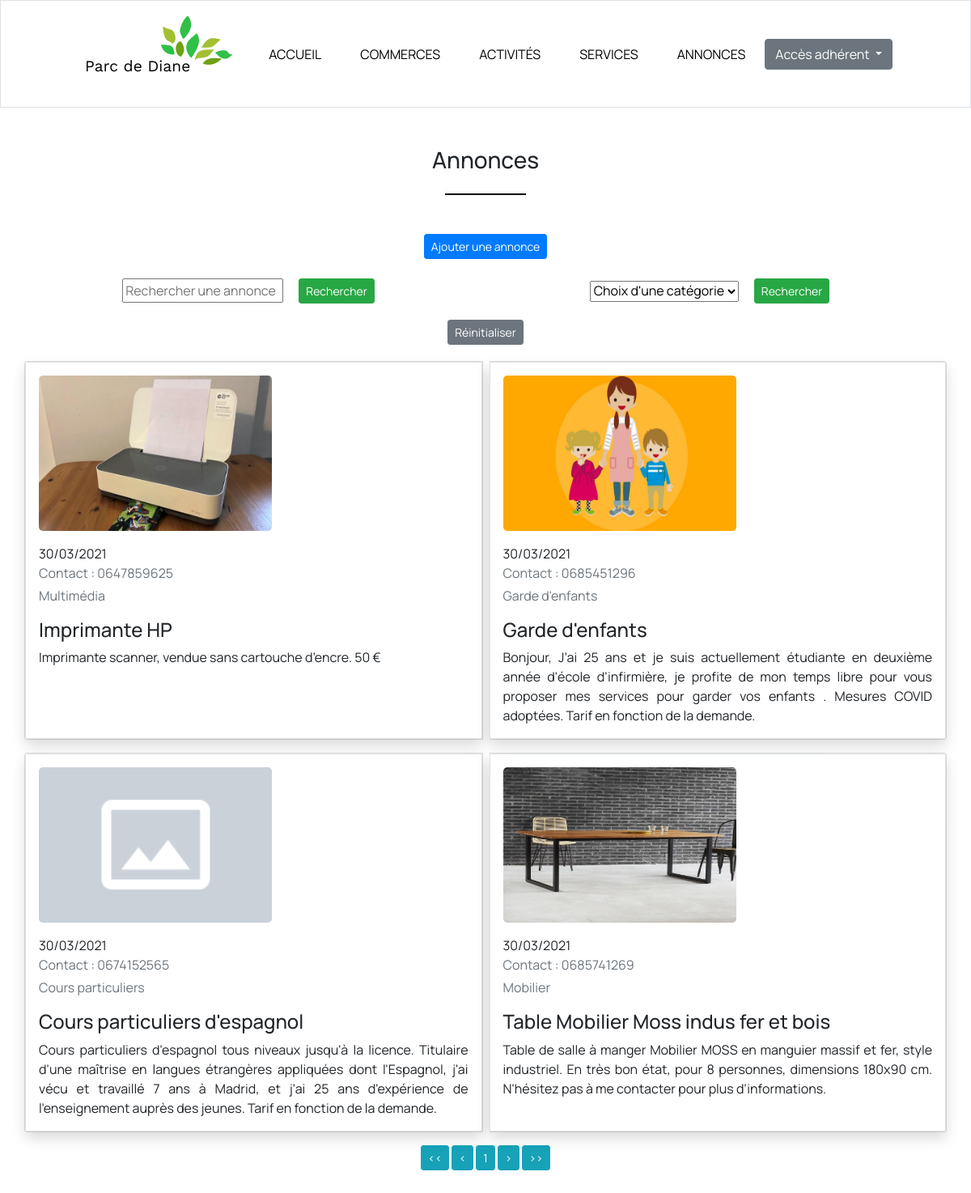
The page /Views/list_announces.php?page=1 (signed in) on the database its author committed.
### tables this page shows
CREATE TABLE IF NOT EXISTS `announces` (
  `announce_id` int NOT NULL AUTO_INCREMENT,
  `announce_title` varchar(100) NOT NULL,
  `announce_picture` varchar(255) DEFAULT NULL,
  `announce_description` varchar(2000) NOT NULL,
  `announce_update_date` datetime NOT NULL,
  `user_id` int NOT NULL,
  `announce_category_id` int NOT NULL,
  PRIMARY KEY (`announce_id`),
  KEY `Announces_Users_FK` (`user_id`),
  KEY `Announces_Announce_categories0_FK` (`announce_category_id`)
);

CREATE TABLE IF NOT EXISTS `users` (
  `user_id` int NOT NULL AUTO_INCREMENT,
  `user_lastname` varchar(100) NOT NULL,
  `user_firstname` varchar(100) NOT NULL,
  `user_tel` varchar(50) NOT NULL,
  `user_mail` varchar(255) NOT NULL,
  `user_password` varchar(60) NOT NULL,
  `user_status_id` int NOT NULL DEFAULT '2',
  `username_id` int NOT NULL,
  PRIMARY KEY (`user_id`),
  KEY `Users_Users_status_FK` (`user_status_id`),
  KEY `Users_Usernames0_FK` (`username_id`)
);

CREATE TABLE IF NOT EXISTS `announce_categories` (
  `announce_category_id` int NOT NULL AUTO_INCREMENT,
  `announce_category_name` varchar(255) NOT NULL,
  PRIMARY KEY (`announce_category_id`)
);

### Models/Database.php (called while the page is built, shortened)
<?php
class Database {
    private $db;
    public function getDb()
    {
        return $this->db;
    }
    public function setDb($db)
    {
        $this->db = $db;
        return $this;
    }
}

### Controllers/list_announces-controller.php (called while the page is built, shortened)
<?php
require "../Models/Database.php";
require "../Models/Announces.php";
$Announces = new Announces();
if (isset($_POST["searchAnnounce"])) {
    $search = htmlspecialchars($_POST["searchAnnounce"]);
    $querySearch =  $search . "%";
    $allAnnouncesInformations = $Announces->searchAnnounce($querySearch);
} else {
    if (!isset($_GET["page"])) {
        header("Location: list_announces.php?page=1");
    } else {
        $regexPage = "/^[0-9]+$/";
        $actualPage = htmlspecialchars($_GET["page"]);
        if (preg_match($regexPage, $actualPage)) {
            $countAnnounces = $Announces->countAnnounces();
            $totalPages = ceil($countAnnounces["countAnnounces"] / 20);
            $startValue = ($actualPage - 1) * 20;
            $allAnnouncesInformations = $Announces->getAnnouncesPaginate($startValue);
        }
    }
}

### Models/Announces.php (called while the page is built, shortened)
<?php
class Announces extends Database
{
    public function countAnnounces() {
        $query = "SELECT COUNT(*) AS `countAnnounces` FROM `Announces`;";
        $buildQuery = parent::getDb()->prepare($query);
        $buildQuery->execute();
        $countPatients = $buildQuery->fetch(PDO::FETCH_ASSOC);
        if (!empty($countPatients)) {
            return $countPatients;
        } else {
            return false;
        }
    }
    public function getAnnouncesPaginate(int $startValue) {
        $query = "SELECT `Announces`.`announce_title`, `Announces`.`announce_picture`, `Announces`.`announce_description`,
        `Announces`.`announce_update_date`, `Users`.`user_tel`, `Announce_categories`.`announce_category_name`, `Announces`.`announce_id`
        FROM `Announces` INNER JOIN `Users`
        ON `Announces`.`user_id` = `Users`.`user_id`
        INNER JOIN `Announce_categories`
        ON `Announce_categories`.`announce_category_id` = `Announces`.`announce_category_id`
        ORDER BY `Announces`.`announce_update_date` DESC
        LIMIT :startValue, 20;";
        $buildQuery = parent::getDb()->prepare($query);
        $buildQuery->bindValue("startValue", $startValue, PDO::PARAM_INT);
        $buildQuery->execute();
        $resultQuery = $buildQuery->fetchAll(PDO::FETCH_ASSOC);
        if (!empty($resultQuery)) {
            return $resultQuery;
        } else {
            return false;
        }
    }
}

### Views/list_announces.php (the view, shortened to what this page needs)
<?php
require "../Controllers/list_announces-controller.php";
?>
<!DOCTYPE html>
<html lang="fr">
<head>
    <link rel="stylesheet" href="https://cdnjs.cloudflare.com/ajax/libs/font-awesome/5.15.1/css/all.min.css" />
    <link rel="stylesheet" href="https://stackpath.bootstrapcdn.com/bootstrap/4.5.2/css/bootstrap.min.css">
    <link rel="stylesheet" href="../Assets/css/style.css">
</head>
<body>
    <?php include "includes/navbar.php"; ?>
    <h3 class="text-center mt-5">Annonces</h3>
    <div class="white-divider mb-5"></div>
    <?php
    if (!isset($_SESSION["user"])) {
    ?>
        <div class="container">
            <div class="alert alert-danger text-center my-3">
                <p>CETTE SECTION EST RESERVEE AUX RESIDENTS DU PARC DE DIANE.</p>
            </div>
        </div>
    <?php
    } else {
    ?>
        <div class="container">
            <div class="text-center mb-4">
                <a href="create_announce.php" class="btn btn-sm btn-primary">Ajouter une annonce</a>
            </div>
            <div class="row mb-3 text-center">
                <div class="col-md-6">
                        <form action="list_announces.php" method="post">
                            <input type="text" placeholder="Rechercher une annonce" name="searchAnnounce">
                            <button type="submit" class="btn btn-success btn-sm mx-3 mb-1">Rechercher</button>
                        </form>
                </div>
                <div class="col-md-6">
                    <form action="list_announces.php?page=1" method="post">
                        <select name="searchAnnounceCategorySelect">
                            <option>Choix d'une catégorie</option>
                        </select>
                        <button type="submit" class="btn btn-success btn-sm mx-3 mb-1">Rechercher</button>
                    </form>
                </div>
            </div>
            <div class="text-center">
                <a href="list_announces.php">
                    <button type="button" class="btn btn-secondary btn-sm mb-1">Réinitialiser</button>
                </a>
            </div>
        </div>
        <div class="container">
            <div class="row ng-scope">
                <?php
                if (!empty($allAnnouncesInformations)) {
                    $currentAnnounce = 1;
                    foreach ($allAnnouncesInformations as $announceValue) {
                        if ($currentAnnounce == 1) {
                ?>
                            <div class="card-group w-100">
                            <?php
                        }
                            ?>
                            <div class="card mt-3 <?= $currentAnnounce == 2 ? "ml-2" : "" ?>">
                                <div class="border shadow h-100">
                                    <div class="row ">
                                        <div class="col-sm-5">
                                            <img class="boxPicture" src="../Assets/img/img-announces/<?= $announceValue["announce_picture"] != 'NULL' ? $announceValue["announce_picture"] : "default.png" ?>">
                                        </div>
                                    </div>
                                    <div class="row">
                                        <div class="col-sm-12">
                                            <p class="value3 px-3 mb-0"><?= strftime("%d/%m/%Y", strtotime($announceValue["announce_update_date"])) ?></p>
                                            <p class="fs-mini text-muted px-3 mb-1">Contact : <?= $announceValue["user_tel"] ?></p>
                                            <p class="fs-mini text-muted px-3"><?= $announceValue["announce_category_name"] ?></p>
                                            <h4 class="search-result-item-heading px-3"><?= $announceValue["announce_title"] ?></h4>
                                            <p class="description px-3 text-justify"><?= $announceValue["announce_description"] ?></p>
                                        </div>
                                    </div>
                                </div>
                            </div>
                            <?php
                            if ($currentAnnounce == 2) {
                            ?>
                            </div>
                        <?php
                            }
                            $currentAnnounce = $currentAnnounce == 1 ? 2 : 1;
                        }
                        if (isset($totalPages)) {
                        ?>
            </div>
        </div>
        <div class="mt-3 text-center mb-5">
            <a class="btn btn-info btn-sm" href="list_announces.php?page=1">
                <<</a>
                    <a class="btn btn-info btn-sm" href="list_announces.php?page=<?= $actualPage > 1 ? $actualPage - 1 : 1 ?>">
                        <</a>
                            <?php
                            for ($page = 1; $page <= $totalPages; $page++) {
                            ?>
                                <a class="btn btn-info btn-sm" href="list_announces.php?page=<?= $page ?>"><?= $page ?></a>
                            <?php
                            }
                            ?>
                            <a class="btn btn-info btn-sm" href="list_announces.php?page=<?= $actualPage < $totalPages ? $actualPage + 1 : $totalPages ?>">></a>
                            <a class="btn btn-info btn-sm" href="list_announces.php?page=<?= $totalPages ?>">>></a>
        </div>
    <?php
                        }
                    }
?>
<?php
    }
?>
</body>
</html>

### Views/includes/navbar.php (shortened to what this page needs)
<header class="header border">
    <nav class="navbar navbar-expand-lg d-flex">
      <a class="navbar-brand logo d-flex w-50 mr-auto" href="../index.php"><img src="../assets/img/pdd2.png"></a>
      <div class="collapse navbar-collapse w-100" id="navbarSupportedContent">
        <ul class="navbar-nav mb-2 mb-lg-0 nav_effect">
          <li class="nav-item">
            <a class="nav-link" href="../index.php">Accueil</a>
          </li>
          <li class="nav-item">
            <a class="nav-link" href="shops.php">Commerces</a>
          </li>
          <li class="nav-item">
            <a class="nav-link" href="activities.php">Activités</a>
          </li>
          <li class="nav-item">
            <a class="nav-link" href="services.php">Services</a>
          </li>
          <li class="nav-item">
            <a class="nav-link" href="list_announces.php">Annonces</a>
          </li>
        </ul>
        <?php
        if (isset($_SESSION["user"]["role"]) && $_SESSION["user"]["role"] == "admin") {
        ?>
          <div class="dropdown navbar-nav ml-auto" id="login_button">
            <button class="btn btn-secondary dropdown-toggle" type="button" id="dropdownMenuButton" data-toggle="dropdown" aria-haspopup="true" aria-expanded="false"><i class="far fa-user mr-1"></i>
            <?=  $_SESSION["user"]["lastname"] . " " . $_SESSION["user"]["firstname"] ?>
            </button>
            <div class="dropdown-menu" aria-labelledby="dropdownMenuButton">
              <a class="dropdown-item" href="profile_admin.php">Tableau de board</a>
              <form action="../index.php" method="post">
                <button type="submit" name="SignOutButton" class="dropdown-item">Se déconnecter</button>
              </form>
            </div>
          </div>
        <?php
        } else {
        ?>
          <div class="dropdown navbar-nav ml-auto" id="login_button">
            <button class="btn btn-secondary dropdown-toggle" type="button" id="dropdownMenuButton" data-toggle="dropdown" aria-haspopup="true" aria-expanded="false">
              Accès adhérent
            </button>
          </div>
        <?php
        }
        ?>
      </div>
    </nav>
  </header>

### Assets/css/style.css (style rules this page uses)
html, body { margin: 0; padding: 0; font-family: 'Manrope', sans-serif; }
body { display: flex; flex-direction: column; min-height: 100vh; }
.navbar { background-color: white; }
#login_button, #sign_out_button { margin-right: 5rem; }
.logo { margin-left: 5rem; }
.navbar-nav li a { text-decoration: none; margin: 0 1em; color: black; text-transform: uppercase; }
.white-divider { width: 100px; height: 2px; background: black; margin: 1rem auto; }
.boxPicture { margin: 1rem; justify-content: center; border-radius: 5px; width: 18rem; height: 12rem; }

### rows shown on the page
announces: announce_picture (picture), announce_update_date "30/03/2021", user.user_tel "0647859625", announce_category.announce_category_name "Multimédia", announce_title "Imprimante HP", announce_description "Imprimante scanner, vendue sans cartouche d’encre. 50 €"
announces: announce_picture (picture), announce_update_date "30/03/2021", user.user_tel "0685451296", announce_category.announce_category_name "Garde d'enfants", announce_title "Garde d'enfants", announce_description "Bonjour, J’ai 25 ans et je suis actuellement étudiante en deuxième année d'école d'infirmière, je profite de mon temps libre pour vous proposer mes services pour garder vos enfants . Mesures COVID adoptées. Tarif en fonction de la demande."
announces: announce_update_date "30/03/2021", user.user_tel "0674152565", announce_category.announce_category_name "Cours particuliers", announce_title "Cours particuliers d'espagnol", announce_description "Cours particuliers d'espagnol tous niveaux jusqu'à la licence. Titulaire d'une maîtrise en langues étrangères appliquées dont l'Espagnol, j'ai vécu et travaillé 7 ans à Madrid, et j'ai 25 ans d'expérience de l'enseignement auprès des jeunes. Tarif en fonction de la demande."
announces: announce_picture (picture), announce_update_date "30/03/2021", user.user_tel "0685741269", announce_category.announce_category_name "Mobilier", announce_title "Table Mobilier Moss indus fer et bois", announce_description "Table de salle à manger Mobilier MOSS en manguier massif et fer, style industriel. En très bon état, pour 8 personnes, dimensions 180x90 cm. N'hésitez pas à me contacter pour plus d'informations."
